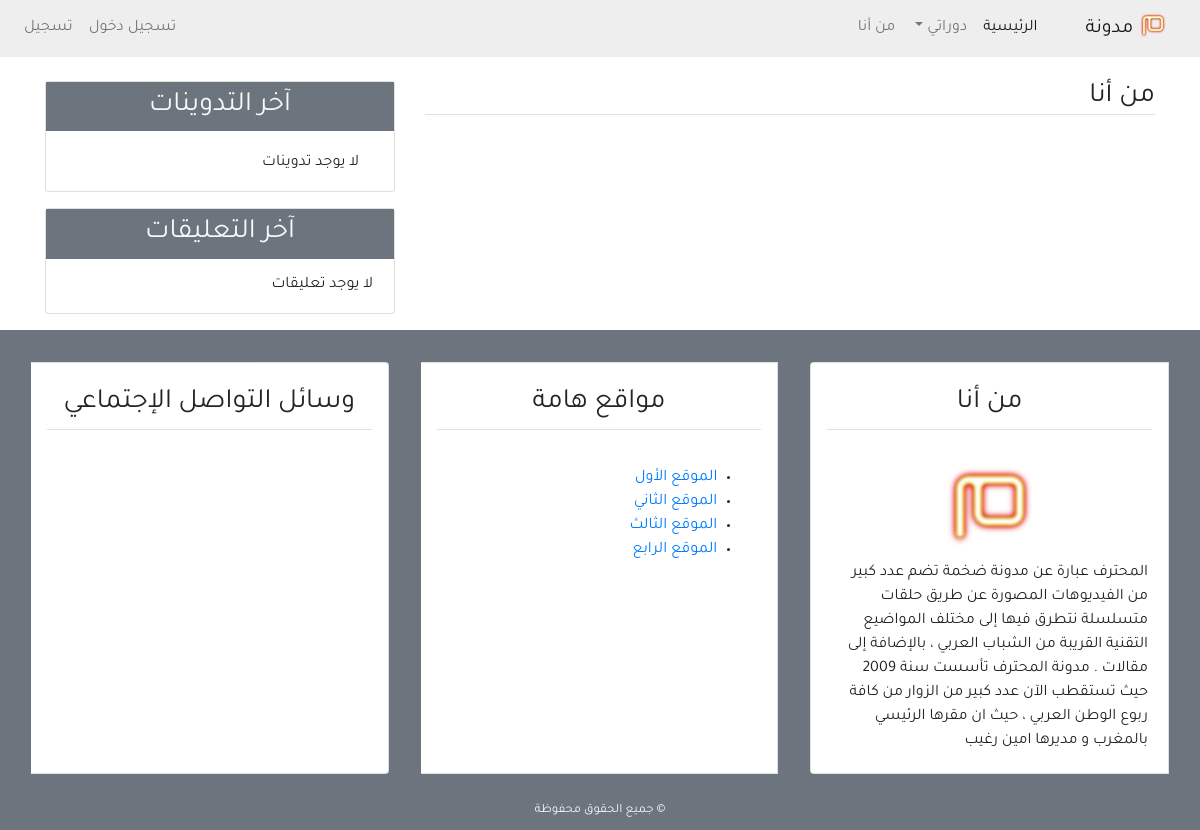
Page /about/ on the earlier database version.
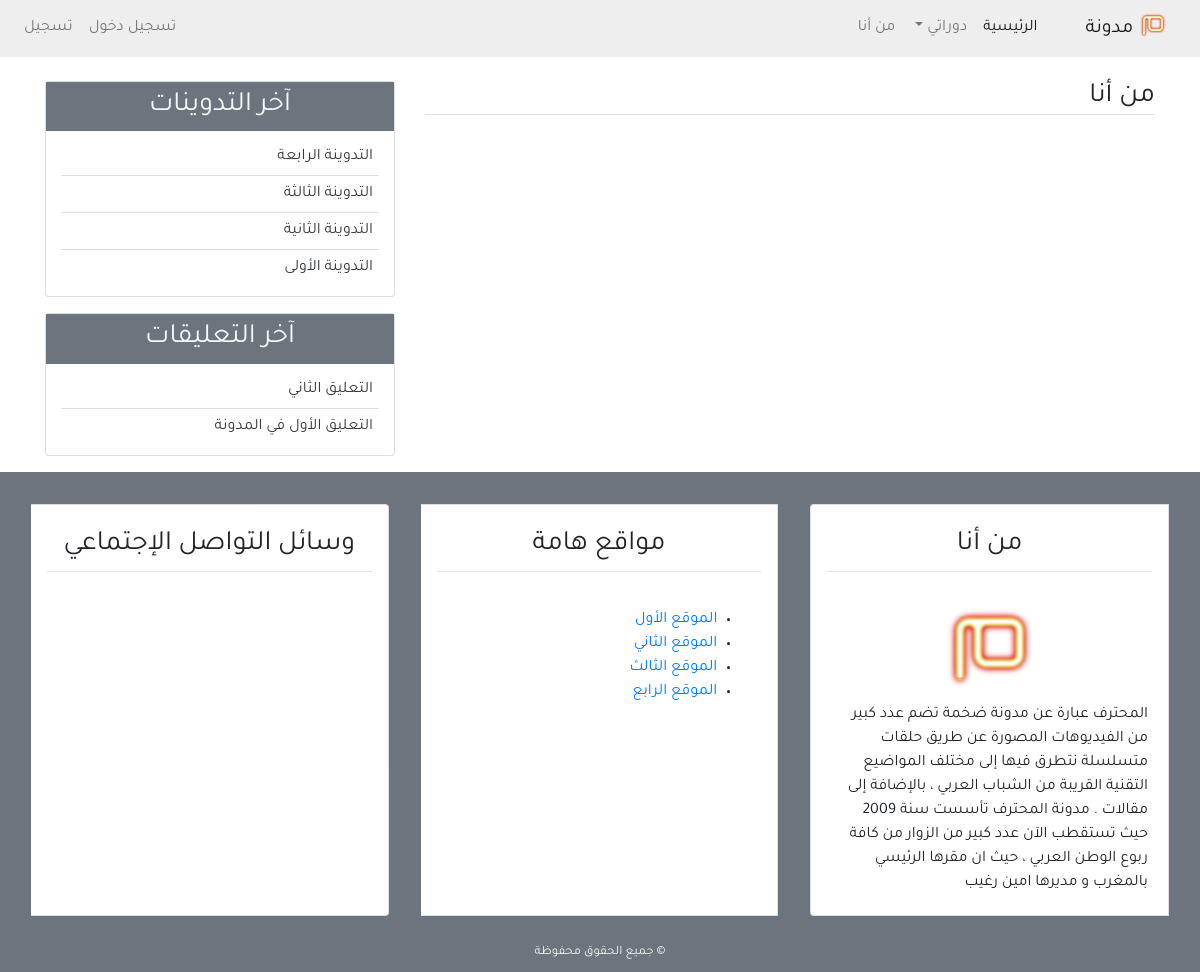
Same page on the later database version.
### blog/models.py (models this page shows, shortened)
class Post(models.Model):
    title=models.CharField(max_length=100)
    content=models.TextField()
    post_date=models.DateTimeField(default=timezone.now)
    post_update=models.DateTimeField(auto_now_add=True)
    author=models.ForeignKey(User,on_delete=models.CASCADE)
    class Meta:
        ordering=('-post_date',)

class Comment(models.Model):
    name=models.CharField(max_length=50,verbose_name='الإسم')
    email=models.EmailField(verbose_name='البريد الإلكتروني')
    body=models.TextField(verbose_name='التعليق')
    comment_date=models.DateTimeField(auto_now_add=True)
    activate=models.BooleanField(default=False)
    post=models.ForeignKey(Post,on_delete=models.CASCADE,related_name='comment')
    class Meta:
        ordering=('-comment_date',)

### blog/views.py (the view)
# urls.py: path('about/',views.about,name='about'),
def about(request):
    return render(request,'blog/about.html',{'title':'من أنا'})

### blog/templatetags/post_tag.py (called while the page is built)
@register.inclusion_tag('blog/lastest_posts.html')
def latest_posts():
    context={
        'l_posts':Post.objects.all()[0:5]
    }
    return context

@register.inclusion_tag('blog/lastest_comments.html')
def latest_comments():
    context={
        'l_comments':Comment.objects.filter(activate=True)[0:5]
    }
    return context

### blog/Templates/blog/about.html
{% extends 'blog/base.html'%}
{% block content %}
<h3 class="border-bottom">من أنا</h3>
{% endblock content %}

### blog/Templates/blog/lastest_posts.html
<ul class="list-group-flush lastest-post">
    {% for post in l_posts %}
    <li class ="list-group-item lastest-post-item">
        <a class="text-dark" href="{% url 'detail' post.id %}">{{post.title}}</a>
    </li>
    {% empty %}
    <li class ="list-group-item lastest-comment-item">لا يوجد تدوينات</li>
   {% endfor %}
</ul>

### blog/Templates/blog/lastest_comments.html
<ul class="list-group-flush lastest-comment">
    {% for comment in l_comments %}
    <li class ="list-group-item lastest-comment-item">
        <a class="text-dark" href="{% url 'detail' comment.post.id %}">
            {% if comment.body|length > 40 %}
            {{comment.body|slice:'45'}}..
            {% else %}
            {{comment.body}}
            {% endif %}
        </a>
    </li>
    {% empty %}
    <li class ="list-group-item lastest-comment-item">لا يوجد تعليقات</li>
    {% endfor %}
</ul>

Differences in the rows shown:
added Post: title "التدوينة الرابعة"
added Post: title "التدوينة الثالثة"
added Post: title "التدوينة الثانية"
added Post: title "التدوينة الأولى"
added Comment: body "التعليق الثاني"
added Comment: body "التعليق الأول في المدونة"
Other differences:
text no longer shown: "لا يوجد تدوينات لا يوجد تعليقات"
